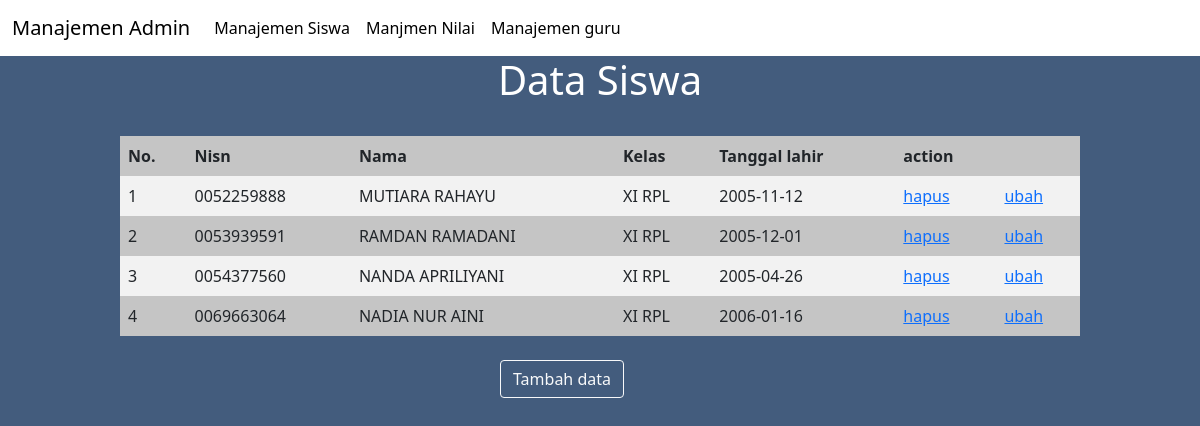
Screenshot of /admin/data_siswa.php (signed in) with the database file from the repository.
### tables this page shows
CREATE TABLE `siswa` (
  `nisn` varchar(12) NOT NULL,
  `nama` varchar(30) NOT NULL,
  `kelas` varchar(7) NOT NULL,
  `tanggallahir` date NOT NULL
);

### admin/data_siswa.php (the view, shortened to what this page needs)
<!DOCTYPE html>
<html lang="en">
<head>
    <link href="https://cdn.jsdelivr.net/npm/bootstrap@5.0.2/dist/css/bootstrap.min.css" rel="stylesheet">
</head>
<body>
<nav class="navbar navbar-expand-lg navbar-dark" style="background-color: white;">
      <div class="container-fluid">
        <a class="navbar-brand" href="index.php" style="color:black">Manajemen Admin</a>
        <div class="collapse navbar-collapse" id="navbarScroll">
          <ul class="navbar-nav me-auto my-2 my-lg-0 navbar-nav-scroll" style="--bs-scroll-height: 100px;">
            <li class="nav-item">
              <a class="nav-link active" aria-current="page" href="data_siswa.php" style="color:black">Manajemen Siswa </a>
            </li>
            <li class="nav-item">
              <a class="nav-link" href="data_nilai.php"style="color:black">Manjmen Nilai</a>
            </li>
            <li class="nav-item">
              <a class="nav-link" href="data_guru.php"style="color:black">Manajemen guru  </a>
            </li>
          </ul>
      </div>
    </nav>
    <h1 class="text" align= "center" style="color: white">Data Siswa</h1></br>
    <table align=center>
  <tr>
    <th>No.</th>
  <th>Nisn</th>
  <th>Nama</th>
  <th>Kelas</th>
  <th>Tanggal lahir</th>
  <th>action</th>
  </tr>
  <?php
 include "koneksi.php";
 $no=1;
 $ambildata = mysqli_query($koneksi,"SELECT * FROM siswa");
 while ($tampil = mysqli_fetch_array($ambildata)){
    echo"
    <tr>
    <td>$no</td>
    <td>$tampil[nisn]</td>
    <td>$tampil[nama]</td>
    <td>$tampil[kelas]</td>
    <td>$tampil[tanggallahir]</td>
    <td><a href='?kode=$tampil[nisn]'>hapus</a></td>
    <td><a href='ubahsiswa.php?kode=$tampil[nisn]'>ubah</a></td>
    </tr>";
    $no++;
 }
 ?>
</table>
<br>
        <a class="btn btn-outline-light" href="tambahsiswa.php" role="button"style="margin-left: 500px; ">Tambah data</a>
</body>
</html>

### admin/data_siswa.php (style rules this page uses)
body { background-color: rgb(67,92,125); }
table { border-collapse: collapse; width: 80%; background-color: #c5c5c5; }
th, td { text-align: left; padding: 8px; }
tr:nth-child(even) { background-color: #f2f2f2; }

### rows the page displays
siswa: nisn "0052259888", nama "MUTIARA RAHAYU", kelas "XI RPL", tanggallahir "2005-11-12"
siswa: nisn "0053939591", nama "RAMDAN RAMADANI", kelas "XI RPL", tanggallahir "2005-12-01"
siswa: nisn "0054377560", nama "NANDA APRILIYANI", kelas "XI RPL", tanggallahir "2005-04-26"
siswa: nisn "0069663064", nama "NADIA NUR AINI", kelas "XI RPL", tanggallahir "2006-01-16"
